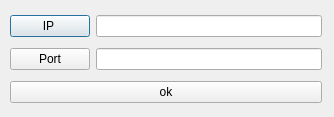
<?xml version="1.0" encoding="UTF-8"?>
<ui version="4.0">
 <class>Setting</class>
 <widget class="QDialog" name="Setting">
  <property name="geometry">
   <rect>
    <x>0</x>
    <y>0</y>
    <width>334</width>
    <height>117</height>
   </rect>
  </property>
  <property name="windowTitle">
   <string>Dialog</string>
  </property>
  <widget class="QWidget" name="">
   <property name="geometry">
    <rect>
     <x>10</x>
     <y>10</y>
     <width>312</width>
     <height>99</height>
    </rect>
   </property>
   <layout class="QVBoxLayout" name="verticalLayout">
    <item>
     <layout class="QHBoxLayout" name="horizontalLayout">
      <item>
       <widget class="QPushButton" name="btn_ip">
        <property name="text">
         <string>IP </string>
        </property>
       </widget>
      </item>
      <item>
       <widget class="QLineEdit" name="le_ip"/>
      </item>
     </layout>
    </item>
    <item>
     <layout class="QHBoxLayout" name="horizontalLayout_2">
      <item>
       <widget class="QPushButton" name="btn_port">
        <property name="text">
         <string>Port</string>
        </property>
       </widget>
      </item>
      <item>
       <widget class="QLineEdit" name="le_port"/>
      </item>
     </layout>
    </item>
    <item>
     <widget class="QPushButton" name="btn_ok">
      <property name="text">
       <string>ok</string>
      </property>
     </widget>
    </item>
   </layout>
  </widget>
 </widget>
 <resources/>
 <connections/>
</ui>
